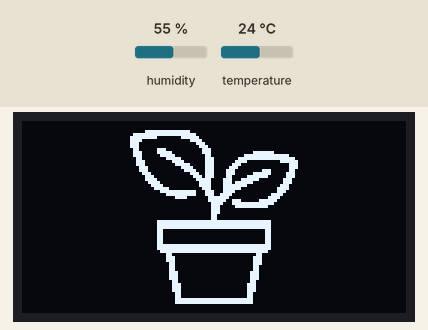
Bench run of a sketch on a simulated ESP32. Parts: 128×64 one-colour display. The inputs (shaded band) are chosen by the test bench; at power-on: humidity 55 %, temperature 24 °C. The local clock reads 2024-03-15 10:24:30 at power-on unless the sketch sets it; what the sketch prints to the serial monitor is not drawn.

Above: at 2.2 s.

The sketch:

ipot.ino
```cpp
//Libary for displaying plant icone,display time returned from a server
#include <Interface.h>
#include <Sensors.h>

Config interface;
Sensors sensor;

void setup() {

  int light = sensor.getLightLevel();
  int soil_humidity = sensor.getSoilHumidity();
  int temp = sensor.getTemp();
  int humidity = sensor.getHumidity();


  interface.baudRate();
  interface.iconDisplay();
  interface.wifiConnectSetUp();
  interface.printLocalTime();
  //display the html website in a browser
  interface.displayWebPage(light, soil_humidity, temp, humidity);
}

void loop() {
  interface.startClient();

}
```

Interface.h
```cpp
/*
* Created 27/2/2020
* by Mechenane Khalef
* This file is for : geting the date from the server ,connecting to wifi and displaying HTML page
*/


#ifndef Interface_h
#define Interface_h
#include <Arduino.h>
#include <Wire.h>
#include <Adafruit_GFX.h>
#include <Adafruit_SSD1306.h>
#include <WiFi.h>
#include <WebServer.h>
#include <time.h>
#include <ctime>
#include <Ethernet.h>

#include <ArduinoJson.h>

#define SCREEN_WIDTH 128
#define SCREEN_HEIGHT 64

class Config {

public:

    void baudRate();
    void iconDisplay();
    void wifiConnectSetUp();
    String printLocalTime();
    void displayWebPage(int light,int soil_humidity,int temp,int humidity);
    String sendData(String date ,int light ,int soil_humidity,int temp ,int humidity,String ip);
    void startClient();
    std::string to_thestring(int value);

};


#endif
```

Sensors.h
```cpp
/*
* Sensors
*
* Unified sensors code.
*
* Created 27/2/2020
* by Íñigo Turrientes
*
*/

#ifndef SENSORS_H_
#define SENSORS_H_

#include <Arduino.h>
#include <dht11.h>

#define soilSensorPin 15
#define lightSensorPin 13
#define dht11SensorPin 2

class Sensors {
public:

	int getSoilHumidity();
	int getLightLevel();
	int getTemp();
	int getHumidity();

};

#endif
```
